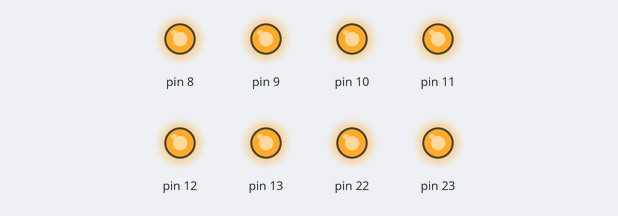
Bench run of a sketch on a simulated Arduino Uno, built with avr-gcc and run on an emulated ATmega328P. Shown: output pins drawn as LEDs (lit = HIGH).

Above: at 0.18 s.
At 2.06 s:
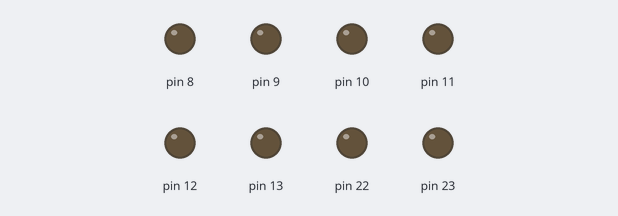
Timing chart, 0 to 3.0 s (numbered marks = the images above):
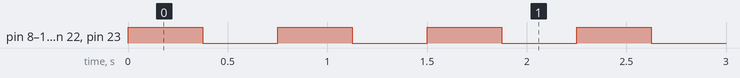

Measured:
- by itself, pin 8–13, pin 22, pin 23: alternates HIGH for 0.38 s and LOW for 0.38 s

The sketch:

optimizedBlink.ino
```cpp
int main() {
  DDRB = 0xFF;
  while (1) {
    PINB = 0xFF;
    for (long x = 0; x < 1000000; x++) {
      asm("");
    }
  }
}
```
